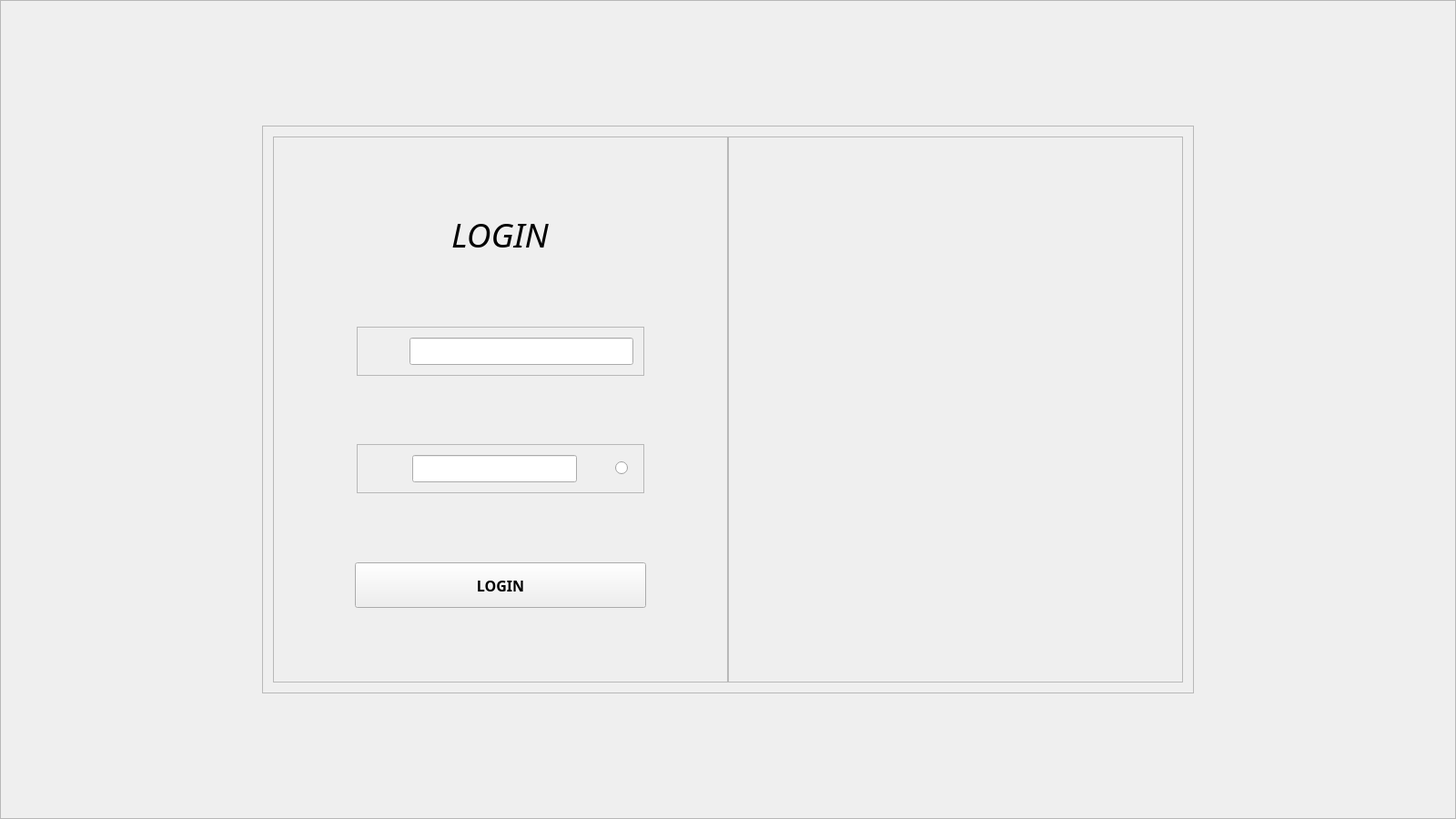
<?xml version="1.0" encoding="UTF-8"?>
<ui version="4.0">
 <class>Widget</class>
 <widget class="QWidget" name="Widget">
  <property name="geometry">
   <rect>
    <x>0</x>
    <y>0</y>
    <width>1600</width>
    <height>900</height>
   </rect>
  </property>
  <property name="minimumSize">
   <size>
    <width>800</width>
    <height>450</height>
   </size>
  </property>
  <property name="windowTitle">
   <string>Widget</string>
  </property>
  <property name="styleSheet">
   <string notr="true"/>
  </property>
  <layout class="QGridLayout" name="gridLayout_6">
   <property name="leftMargin">
    <number>0</number>
   </property>
   <property name="topMargin">
    <number>0</number>
   </property>
   <property name="rightMargin">
    <number>0</number>
   </property>
   <property name="bottomMargin">
    <number>0</number>
   </property>
   <property name="spacing">
    <number>0</number>
   </property>
   <item row="0" column="0">
    <widget class="QFrame" name="frame_background">
     <property name="frameShape">
      <enum>QFrame::StyledPanel</enum>
     </property>
     <property name="frameShadow">
      <enum>QFrame::Raised</enum>
     </property>
     <layout class="QGridLayout" name="gridLayout_3">
      <item row="0" column="0">
       <layout class="QVBoxLayout" name="verticalLayout_2">
        <item>
         <spacer name="verticalSpacer_9">
          <property name="orientation">
           <enum>Qt::Vertical</enum>
          </property>
          <property name="sizeHint" stdset="0">
           <size>
            <width>20</width>
            <height>13</height>
           </size>
          </property>
         </spacer>
        </item>
        <item>
         <layout class="QHBoxLayout" name="horizontalLayout_9">
          <item>
           <spacer name="horizontalSpacer_17">
            <property name="orientation">
             <enum>Qt::Horizontal</enum>
            </property>
            <property name="sizeHint" stdset="0">
             <size>
              <width>40</width>
              <height>20</height>
             </size>
            </property>
           </spacer>
          </item>
          <item>
           <widget class="QFrame" name="frame">
            <property name="frameShape">
             <enum>QFrame::StyledPanel</enum>
            </property>
            <property name="frameShadow">
             <enum>QFrame::Raised</enum>
            </property>
            <layout class="QGridLayout" name="gridLayout_2">
             <item row="0" column="0">
              <layout class="QHBoxLayout" name="horizontalLayout_8">
               <property name="spacing">
                <number>0</number>
               </property>
               <item>
                <widget class="QFrame" name="frame_login">
                 <property name="sizePolicy">
                  <sizepolicy hsizetype="Minimum" vsizetype="Minimum">
                   <horstretch>0</horstretch>
                   <verstretch>0</verstretch>
                  </sizepolicy>
                 </property>
                 <property name="minimumSize">
                  <size>
                   <width>500</width>
                   <height>600</height>
                  </size>
                 </property>
                 <property name="maximumSize">
                  <size>
                   <width>500</width>
                   <height>600</height>
                  </size>
                 </property>
                 <property name="frameShape">
                  <enum>QFrame::StyledPanel</enum>
                 </property>
                 <property name="frameShadow">
                  <enum>QFrame::Raised</enum>
                 </property>
                 <layout class="QGridLayout" name="gridLayout_5">
                  <item row="0" column="0">
                   <layout class="QVBoxLayout" name="verticalLayout">
                    <item>
                     <spacer name="verticalSpacer_2">
                      <property name="orientation">
                       <enum>Qt::Vertical</enum>
                      </property>
                      <property name="sizeHint" stdset="0">
                       <size>
                        <width>20</width>
                        <height>13</height>
                       </size>
                      </property>
                     </spacer>
                    </item>
                    <item>
                     <layout class="QHBoxLayout" name="horizontalLayout">
                      <item>
                       <spacer name="horizontalSpacer">
                        <property name="orientation">
                         <enum>Qt::Horizontal</enum>
                        </property>
                        <property name="sizeHint" stdset="0">
                         <size>
                          <width>40</width>
                          <height>20</height>
                         </size>
                        </property>
                       </spacer>
                      </item>
                      <item>
                       <widget class="QLabel" name="label_login">
                        <property name="font">
                         <font>
                          <family>Monotype Corsiva</family>
                          <pointsize>28</pointsize>
                          <italic>true</italic>
                         </font>
                        </property>
                        <property name="text">
                         <string>LOGIN</string>
                        </property>
                       </widget>
                      </item>
                      <item>
                       <spacer name="horizontalSpacer_2">
                        <property name="orientation">
                         <enum>Qt::Horizontal</enum>
                        </property>
                        <property name="sizeHint" stdset="0">
                         <size>
                          <width>40</width>
                          <height>20</height>
                         </size>
                        </property>
                       </spacer>
                      </item>
                     </layout>
                    </item>
                    <item>
                     <spacer name="verticalSpacer">
                      <property name="orientation">
                       <enum>Qt::Vertical</enum>
                      </property>
                      <property name="sizeHint" stdset="0">
                       <size>
                        <width>20</width>
                        <height>13</height>
                       </size>
                      </property>
                     </spacer>
                    </item>
                    <item>
                     <layout class="QHBoxLayout" name="horizontalLayout_10">
                      <item>
                       <spacer name="horizontalSpacer_20">
                        <property name="orientation">
                         <enum>Qt::Horizontal</enum>
                        </property>
                        <property name="sizeType">
                         <enum>QSizePolicy::Fixed</enum>
                        </property>
                        <property name="sizeHint" stdset="0">
                         <size>
                          <width>80</width>
                          <height>20</height>
                         </size>
                        </property>
                       </spacer>
                      </item>
                      <item>
                       <widget class="QFrame" name="frame_user_name">
                        <property name="frameShape">
                         <enum>QFrame::StyledPanel</enum>
                        </property>
                        <property name="frameShadow">
                         <enum>QFrame::Raised</enum>
                        </property>
                        <layout class="QGridLayout" name="gridLayout_4">
                         <item row="0" column="0">
                          <layout class="QHBoxLayout" name="horizontalLayout_11">
                           <item>
                            <spacer name="horizontalSpacer_21">
                             <property name="orientation">
                              <enum>Qt::Horizontal</enum>
                             </property>
                             <property name="sizeType">
                              <enum>QSizePolicy::Fixed</enum>
                             </property>
                             <property name="sizeHint" stdset="0">
                              <size>
                               <width>10</width>
                               <height>20</height>
                              </size>
                             </property>
                            </spacer>
                           </item>
                           <item>
                            <widget class="QLabel" name="label_user_name">
                             <property name="sizePolicy">
                              <sizepolicy hsizetype="Fixed" vsizetype="Fixed">
                               <horstretch>0</horstretch>
                               <verstretch>0</verstretch>
                              </sizepolicy>
                             </property>
                             <property name="minimumSize">
                              <size>
                               <width>30</width>
                               <height>30</height>
                              </size>
                             </property>
                             <property name="maximumSize">
                              <size>
                               <width>30</width>
                               <height>30</height>
                              </size>
                             </property>
                             <property name="text">
                              <string/>
                             </property>
                            </widget>
                           </item>
                           <item>
                            <widget class="QLineEdit" name="lineE_user_name">
                             <property name="minimumSize">
                              <size>
                               <width>0</width>
                               <height>30</height>
                              </size>
                             </property>
                            </widget>
                           </item>
                          </layout>
                         </item>
                        </layout>
                       </widget>
                      </item>
                      <item>
                       <spacer name="horizontalSpacer_22">
                        <property name="orientation">
                         <enum>Qt::Horizontal</enum>
                        </property>
                        <property name="sizeType">
                         <enum>QSizePolicy::Fixed</enum>
                        </property>
                        <property name="sizeHint" stdset="0">
                         <size>
                          <width>80</width>
                          <height>20</height>
                         </size>
                        </property>
                       </spacer>
                      </item>
                     </layout>
                    </item>
                    <item>
                     <spacer name="verticalSpacer_3">
                      <property name="orientation">
                       <enum>Qt::Vertical</enum>
                      </property>
                      <property name="sizeHint" stdset="0">
                       <size>
                        <width>20</width>
                        <height>17</height>
                       </size>
                      </property>
                     </spacer>
                    </item>
                    <item>
                     <layout class="QHBoxLayout" name="horizontalLayout_2">
                      <item>
                       <spacer name="horizontalSpacer_6">
                        <property name="orientation">
                         <enum>Qt::Horizontal</enum>
                        </property>
                        <property name="sizeType">
                         <enum>QSizePolicy::Fixed</enum>
                        </property>
                        <property name="sizeHint" stdset="0">
                         <size>
                          <width>80</width>
                          <height>20</height>
                         </size>
                        </property>
                       </spacer>
                      </item>
                      <item>
                       <widget class="QFrame" name="frame_pwd">
                        <property name="frameShape">
                         <enum>QFrame::StyledPanel</enum>
                        </property>
                        <property name="frameShadow">
                         <enum>QFrame::Raised</enum>
                        </property>
                        <layout class="QGridLayout" name="gridLayout">
                         <item row="0" column="0">
                          <layout class="QHBoxLayout" name="horizontalLayout_3">
                           <item>
                            <spacer name="horizontalSpacer_5">
                             <property name="orientation">
                              <enum>Qt::Horizontal</enum>
                             </property>
                             <property name="sizeType">
                              <enum>QSizePolicy::Fixed</enum>
                             </property>
                             <property name="sizeHint" stdset="0">
                              <size>
                               <width>13</width>
                               <height>20</height>
                              </size>
                             </property>
                            </spacer>
                           </item>
                           <item>
                            <widget class="QLabel" name="label_pwd">
                             <property name="sizePolicy">
                              <sizepolicy hsizetype="Fixed" vsizetype="Fixed">
                               <horstretch>0</horstretch>
                               <verstretch>0</verstretch>
                              </sizepolicy>
                             </property>
                             <property name="minimumSize">
                              <size>
                               <width>30</width>
                               <height>30</height>
                              </size>
                             </property>
                             <property name="maximumSize">
                              <size>
                               <width>30</width>
                               <height>30</height>
                              </size>
                             </property>
                             <property name="text">
                              <string/>
                             </property>
                            </widget>
                           </item>
                           <item>
                            <widget class="QLineEdit" name="lineE_pwd">
                             <property name="minimumSize">
                              <size>
                               <width>0</width>
                               <height>30</height>
                              </size>
                             </property>
                            </widget>
                           </item>
                           <item>
                            <widget class="QLabel" name="label_pwd_2">
                             <property name="sizePolicy">
                              <sizepolicy hsizetype="Fixed" vsizetype="Fixed">
                               <horstretch>0</horstretch>
                               <verstretch>0</verstretch>
                              </sizepolicy>
                             </property>
                             <property name="minimumSize">
                              <size>
                               <width>30</width>
                               <height>30</height>
                              </size>
                             </property>
                             <property name="maximumSize">
                              <size>
                               <width>30</width>
                               <height>30</height>
                              </size>
                             </property>
                             <property name="text">
                              <string/>
                             </property>
                            </widget>
                           </item>
                           <item>
                            <widget class="QRadioButton" name="radioButton">
                             <property name="minimumSize">
                              <size>
                               <width>20</width>
                               <height>0</height>
                              </size>
                             </property>
                             <property name="styleSheet">
                              <string notr="true"/>
                             </property>
                             <property name="text">
                              <string/>
                             </property>
                            </widget>
                           </item>
                          </layout>
                         </item>
                        </layout>
                       </widget>
                      </item>
                      <item>
                       <spacer name="horizontalSpacer_19">
                        <property name="orientation">
                         <enum>Qt::Horizontal</enum>
                        </property>
                        <property name="sizeType">
                         <enum>QSizePolicy::Fixed</enum>
                        </property>
                        <property name="sizeHint" stdset="0">
                         <size>
                          <width>80</width>
                          <height>20</height>
                         </size>
                        </property>
                       </spacer>
                      </item>
                     </layout>
                    </item>
                    <item>
                     <layout class="QHBoxLayout" name="horizontalLayout_5"/>
                    </item>
                    <item>
                     <spacer name="verticalSpacer_5">
                      <property name="orientation">
                       <enum>Qt::Vertical</enum>
                      </property>
                      <property name="sizeHint" stdset="0">
                       <size>
                        <width>20</width>
                        <height>13</height>
                       </size>
                      </property>
                     </spacer>
                    </item>
                    <item>
                     <layout class="QHBoxLayout" name="horizontalLayout_6">
                      <item>
                       <spacer name="horizontalSpacer_13">
                        <property name="orientation">
                         <enum>Qt::Horizontal</enum>
                        </property>
                        <property name="sizeHint" stdset="0">
                         <size>
                          <width>40</width>
                          <height>20</height>
                         </size>
                        </property>
                       </spacer>
                      </item>
                      <item>
                       <widget class="QPushButton" name="btn_login">
                        <property name="sizePolicy">
                         <sizepolicy hsizetype="Fixed" vsizetype="Fixed">
                          <horstretch>0</horstretch>
                          <verstretch>0</verstretch>
                         </sizepolicy>
                        </property>
                        <property name="minimumSize">
                         <size>
                          <width>320</width>
                          <height>50</height>
                         </size>
                        </property>
                        <property name="maximumSize">
                         <size>
                          <width>320</width>
                          <height>50</height>
                         </size>
                        </property>
                        <property name="font">
                         <font>
                          <family>Cascadia Mono SemiBold</family>
                          <pointsize>12</pointsize>
                          <weight>75</weight>
                          <bold>true</bold>
                         </font>
                        </property>
                        <property name="cursor">
                         <cursorShape>PointingHandCursor</cursorShape>
                        </property>
                        <property name="text">
                         <string>LOGIN</string>
                        </property>
                       </widget>
                      </item>
                      <item>
                       <spacer name="horizontalSpacer_14">
                        <property name="orientation">
                         <enum>Qt::Horizontal</enum>
                        </property>
                        <property name="sizeHint" stdset="0">
                         <size>
                          <width>40</width>
                          <height>20</height>
                         </size>
                        </property>
                       </spacer>
                      </item>
                     </layout>
                    </item>
                    <item>
                     <spacer name="verticalSpacer_6">
                      <property name="orientation">
                       <enum>Qt::Vertical</enum>
                      </property>
                      <property name="sizeHint" stdset="0">
                       <size>
                        <width>20</width>
                        <height>13</height>
                       </size>
                      </property>
                     </spacer>
                    </item>
                    <item>
                     <layout class="QHBoxLayout" name="horizontalLayout_4"/>
                    </item>
                   </layout>
                  </item>
                 </layout>
                </widget>
               </item>
               <item>
                <widget class="QFrame" name="frame_pic">
                 <property name="sizePolicy">
                  <sizepolicy hsizetype="Minimum" vsizetype="Minimum">
                   <horstretch>0</horstretch>
                   <verstretch>0</verstretch>
                  </sizepolicy>
                 </property>
                 <property name="minimumSize">
                  <size>
                   <width>500</width>
                   <height>600</height>
                  </size>
                 </property>
                 <property name="frameShape">
                  <enum>QFrame::StyledPanel</enum>
                 </property>
                 <property name="frameShadow">
                  <enum>QFrame::Raised</enum>
                 </property>
                </widget>
               </item>
              </layout>
             </item>
            </layout>
           </widget>
          </item>
          <item>
           <spacer name="horizontalSpacer_18">
            <property name="orientation">
             <enum>Qt::Horizontal</enum>
            </property>
            <property name="sizeHint" stdset="0">
             <size>
              <width>40</width>
              <height>20</height>
             </size>
            </property>
           </spacer>
          </item>
         </layout>
        </item>
        <item>
         <spacer name="verticalSpacer_10">
          <property name="orientation">
           <enum>Qt::Vertical</enum>
          </property>
          <property name="sizeHint" stdset="0">
           <size>
            <width>20</width>
            <height>13</height>
           </size>
          </property>
         </spacer>
        </item>
       </layout>
      </item>
     </layout>
    </widget>
   </item>
  </layout>
 </widget>
 <layoutdefault spacing="6" margin="11"/>
 <resources/>
 <connections/>
</ui>
